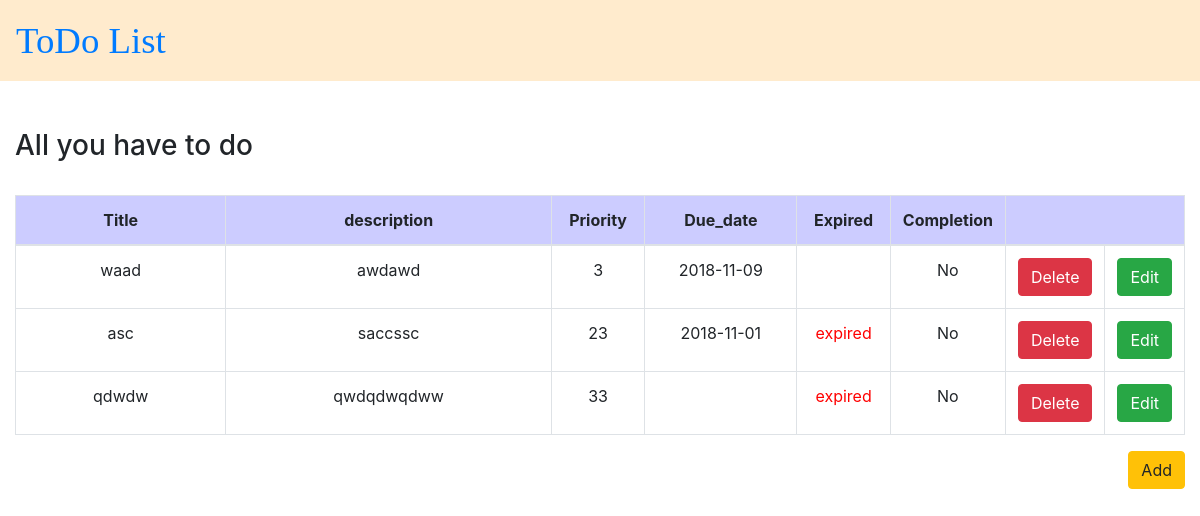
/, run on an earlier commit of the app's database.
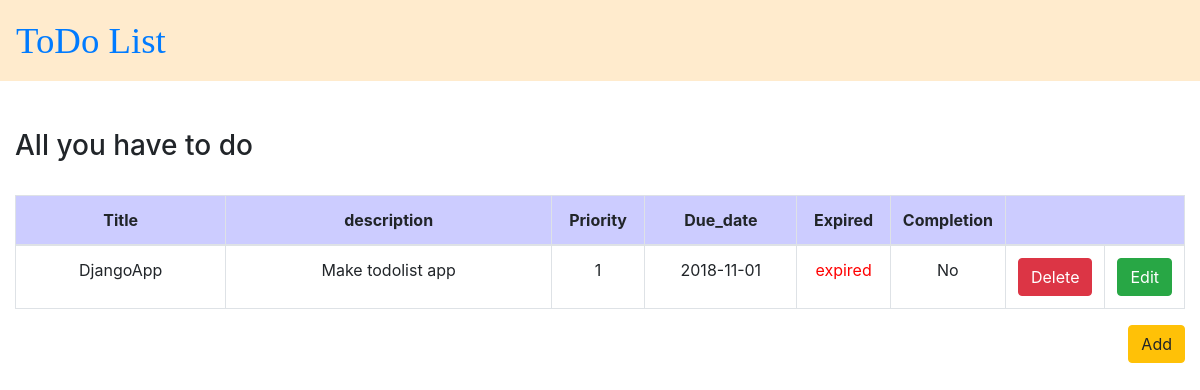
And on a later commit of the database.
### todolist/models.py (models this page shows, shortened)
class List(models.Model):
    title = models.CharField(max_length=200)
    description = models.TextField()
    priority = models.IntegerField(default=2)
    due_date = models.TextField(null=True, blank=True)
    completed = models.BooleanField(default=False)
    expired = models.TextField(blank=True, default="")
    class Meta:
        ordering=['priority', 'due_date', 'title']

### todolist/views.py (the view)
# urls.py: path('', views.home, name="home"),
def home(request):
    tasks = List.objects.all()
    now = datetime.datetime.now()
    nowDate = now.strftime("%Y-%m-%d")
    for task in tasks:
        if(task.due_date < nowDate):
            List.objects.filter(id=task.id).update(expired="expired")
    return render (request, 'todolist/list.html', {'tasks' : tasks})

### todolist/templates/todolist/list.html (shortened to what this page needs)
{% extends 'todolist/base.html' %}
{% block content %}
<div class="container-fluid">
    <h3>All you have to do</h3>
  <br>
    <table class="table table-bordered table-hover">
    <thead>
      <tr bgcolor="#CCCCFF">
        <th width="18%">Title</th>
        <th>description</th>
        <th width="8%">Priority</th>
        <th width="13%">Due_date</th>
        <th width="8%">Expired</th>
        <th width="8%">Completion</th>
        <th colspan="2" width="12%"></th>
      </tr>
    </thead>
    <tbody>
    {% for task in tasks %}
      <tr>
        <td>{{ task.title }}</a></td>
        <td>{{ task.description|slice:"200" }}</td>
        <td>{{ task.priority}}</td>
        <td>{{ task.due_date}}</td>
        <td><font color="red">{% if task.completed == False %}{{ task.expired}}{%endif%}</font></td>
        <td>{% if task.completed == False %}No{%else%}Yes{%endif%}</td>
        <td><form action="/delete/{{task.id}}/" method="POST">{% csrf_token %}
            <button type="submit" class="btn btn-danger custom-button-width .navbar-right">Delete</button></form>
        </td>
        <td><form action="/edit/{{task.id}}/" method="POST">{% csrf_token %}
            <button type="submit" class="btn btn-success dcustom-button-width .navbar-right">Edit</button></form>
        </td>
      </tr>
    {% endfor %}
    </tbody>
  </table>
</div>
<div class="container-fluid">
  <div class="row">
        <div class="col-md-12 text-right">
    		<a href="/add/"><button type="button" class="btn btn-warning custom-button-width .navbar-right">Add</button></a>
    	</div>
  </div>
</div>
{% endblock %}

What changed in the data, as far as the page shows it:
removed List: title "waad", description "awdawd", priority "3", due_date "2018-11-09", completed "No"
removed List: title "asc", description "saccssc", priority "23", due_date "2018-11-01", expired "expired", completed "No"
removed List: title "qdwdw", description "qwdqdwqdww", priority "33", expired "expired", completed "No"
added List: title "DjangoApp", description "Make todolist app", priority "1", due_date "2018-11-01", expired "expired", completed "No"
